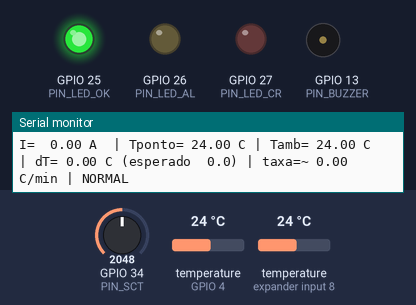
Recording of a sketch running on a simulated ESP32. Shown: output pins drawn as LEDs (lit = HIGH), buzzer (waves = sounding), the last lines printed to the serial monitor. Inputs (shaded band) come from the test bench; at power-on: temperature (sensors on GPIO 4, expander input 8) 24 °C, GPIO 34 (PIN_SCT) = 2048 (analog values on the 0–4095 scale). WiFi joins after 1.5 s; servers stay silent unless stated; random numbers use the default seed unless the sketch sets one; no MQTT or app messages arrive unless stated.

Above: at 1.5 s.
1.6 s: temperature (sensor on GPIO 4) set to 37.1 °C
4.5 s: temperature (sensor on GPIO 4) set to 38.1 °C
At 5.3 s:
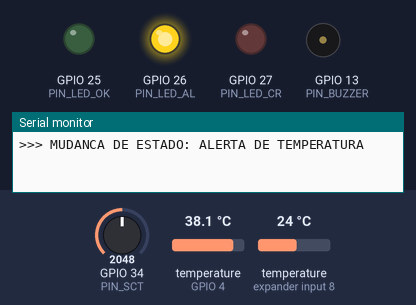
9.5 s: GPIO 34 (PIN_SCT) set to 2144
11.0 s: GPIO 34 (PIN_SCT) set to 2224
13.5 s: temperature (sensor on expander input 8) set to 12 °C
At 42.9 s:
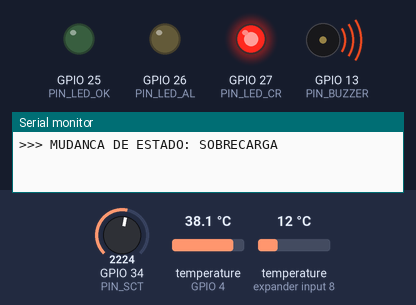
At 43.25 s:
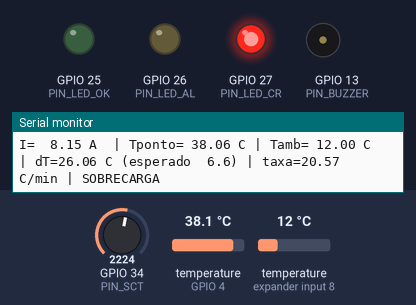
Timing chart, 0 to 44.0 s (numbered marks = the images above; inputs shaded):
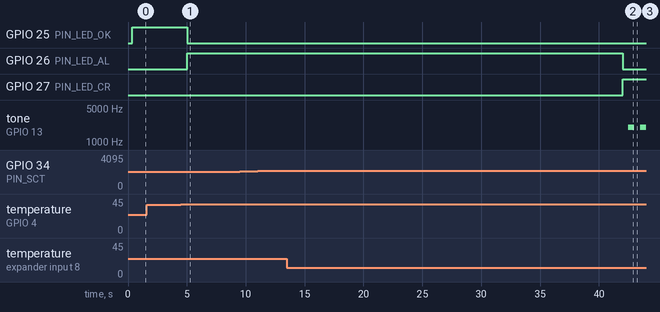

The sketch:

sketch.ino
```cpp
// =====================================================================
//  VoltGuard - firmware do prototipo (ESP32-DevKitC V4) - Rev. B
//  Monitoramento de corrente (SCT-013-030) e temperatura (2x DS18B20)
//
//  Bibliotecas (Gerenciador de Bibliotecas da Arduino IDE):
//    OneWire, DallasTemperature, PubSubClient (somente se USAR_MQTT = 1)
//  Placa: "ESP32 Dev Module" (pacote esp32 by Espressif Systems)
//
//  Ligacoes (ver desenho VG-DE-01):
//    GPIO34 <- R4 1k <- ponta (tip) do SCT; corpo (sleeve) do SCT -> VREF 1,32 V
//    GPIO4  <-> barramento OneWire (DS18B20 ponto + ambiente), pull-up 4,7k
//    GPIO25 LED verde | GPIO26 LED amarelo | GPIO27 LED vermelho
//    GPIO13 -> R 1k -> base do BC547 -> buzzer ativo 5 V
// =====================================================================
#include <OneWire.h>
#include <DallasTemperature.h>
#include "voltguard_core.h"

// ------------------------------ Opcoes de compilacao ------------------------------
#ifndef MODO_SIMULACAO
#define MODO_SIMULACAO 1  // 1 = Wokwi: potenciometro no GPIO34 define a corrente simulada
#endif
#ifndef USAR_MQTT
#define USAR_MQTT 1       // 1 = publica telemetria e alertas por Wi-Fi/MQTT
#endif

#if USAR_MQTT
#include <WiFi.h>
#include <PubSubClient.h>
const char* WIFI_SSID   = "Wokwi-GUEST";   // trocar pela rede local
const char* WIFI_SENHA  = "";
const char* MQTT_BROKER = "broker.hivemq.com";
const uint16_t MQTT_PORTA = 1883;
WiFiClient wifiCli;
PubSubClient mqtt(wifiCli);
char topicoBase[40];
#endif

// ------------------------------------ Pinos ------------------------------------
const int PIN_SCT    = 34;  // ADC1 - funciona com Wi-Fi ligado
const int PIN_1WIRE  = 4;   // GPIO2 evitado (strapping)
const int PIN_LED_OK = 25;
const int PIN_LED_AL = 26;
const int PIN_LED_CR = 27;
const int PIN_BUZZER = 13;

// ----------------------------- Aquisicao da corrente -----------------------------
const float    FREQ_REDE_HZ = 60.0f;   // rede brasileira
const int      CICLOS       = 10;      // janela de 10 ciclos = 166,7 ms
const uint32_t T_AMOSTRA_US = 200;     // 5 kSa/s
const int      N_AMOSTRAS   = (int)(CICLOS * 1e6f / FREQ_REDE_HZ / T_AMOSTRA_US);  // 833
uint16_t amostras[N_AMOSTRAS + 4];

vg::Config cfg;
vg::Diagnostico diag(cfg);
vg::Tendencia<32> tendDt;   // 32 pontos x 5 s = 160 s de janela

OneWire oneWire(PIN_1WIRE);
DallasTemperature ds(&oneWire);
DeviceAddress endPonto, endAmb;
bool temPonto = false, temAmb = false;
float tPonto = NAN, tAmb = NAN;
bool  tPontoOk = false, tAmbOk = false;

float iRms = 0;
bool  adcForaFaixa = false;
int   descartesIniciais = 3;   // aguarda estabilizar C1 e o calculo
vg::Saida ultima{};

// --------------------------------------------------------------------------------
#if MODO_SIMULACAO
// O Wokwi nao possui SCT. O potenciometro (0-3,3 V) define a corrente eficaz
// simulada (0 a 15 A) e o firmware sintetiza a senoide de 60 Hz que o SCT
// entregaria, passando-a pelo MESMO calculo RMS usado no prototipo real.
const float I_SIM_MAX_A = 15.0f;
const float VREF_SIM_mV = 1320.0f;
void adquireJanela() {
  uint32_t pot = analogReadMilliVolts(PIN_SCT);
  float iSet = I_SIM_MAX_A * (pot / 3300.0f);
  float amp = iSet * cfg.nEspiras / cfg.sctAmperePorVolt * 1000.0f * 1.41421f;
  for (int k = 0; k < N_AMOSTRAS; k++) {
    float t = k * T_AMOSTRA_US * 1e-6f;
    float v = VREF_SIM_mV + amp * sinf(2.0f * PI * FREQ_REDE_HZ * t) + (float)random(-3, 4);
    amostras[k] = (uint16_t)constrain(v, 0.0f, 3100.0f);
  }
}
#else
void adquireJanela() {
  uint32_t prox = micros();
  for (int k = 0; k < N_AMOSTRAS; k++) {
    while ((int32_t)(micros() - prox) < 0) { }
    amostras[k] = analogReadMilliVolts(PIN_SCT);  // usa calibracao de fabrica (eFuse)
    prox += T_AMOSTRA_US;
  }
}
#endif

void medeCorrente() {
  adquireJanela();
  vg::ResultadoRms r = vg::calculaRms(amostras, N_AMOSTRAS, cfg);
  if (descartesIniciais > 0) { descartesIniciais--; return; }
  iRms = r.iRmsA;
  adcForaFaixa = r.foraFaixa;
}

// ------------------------------- Temperatura -------------------------------
void imprimeEndereco(const DeviceAddress a) {
  for (int i = 0; i < 8; i++) { if (a[i] < 16) Serial.print('0'); Serial.print(a[i], HEX); }
}

void iniciaTemperatura() {
  ds.begin();
  int n = ds.getDeviceCount();
  Serial.printf("DS18B20 encontrados: %d\n", n);
  // Convencao: indice 0 = ponto monitorado, indice 1 = ambiente.
  // Se ficar invertido, troque os cabos ou inverta os indices abaixo.
  temPonto = ds.getAddress(endPonto, 0);
  temAmb   = ds.getAddress(endAmb, 1);
  if (temPonto) { Serial.print("  ponto   : "); imprimeEndereco(endPonto); Serial.println(); ds.setResolution(endPonto, 12); }
  if (temAmb)   { Serial.print("  ambiente: "); imprimeEndereco(endAmb);   Serial.println(); ds.setResolution(endAmb, 12); }
  ds.setWaitForConversion(false);  // conversao de 750 ms sem bloquear o loop
  ds.requestTemperatures();
}

void leTemperaturas() {
  if (temPonto) {
    float v = ds.getTempC(endPonto);
    tPontoOk = vg::temperaturaValida(v, tPonto, !isnan(tPonto));
    if (tPontoOk) tPonto = v;
  } else tPontoOk = false;
  if (temAmb) {
    float v = ds.getTempC(endAmb);
    tAmbOk = vg::temperaturaValida(v, tAmb, !isnan(tAmb));
    if (tAmbOk) tAmb = v;
  } else tAmbOk = false;
  ds.requestTemperatures();  // pede a proxima conversao
}

// ------------------------------- Sinalizacao -------------------------------
void sinaliza(vg::Estado e, uint32_t agora) {
  uint8_t sev = vg::severidade(e);
  bool pisca = (agora / 500) % 2;
  digitalWrite(PIN_LED_OK, sev == 0);
  digitalWrite(PIN_LED_AL, sev == 1 || (sev == 3 && pisca));
  digitalWrite(PIN_LED_CR, sev == 2);
  bool bip = (sev == 2) && pisca;
#if MODO_SIMULACAO
  if (bip) tone(PIN_BUZZER, 2000); else noTone(PIN_BUZZER);
#else
  digitalWrite(PIN_BUZZER, bip);   // buzzer ativo via transistor
#endif
}

// ----------------------------------- MQTT -----------------------------------
#if USAR_MQTT
void cuidaRede(uint32_t agora) {
  static uint32_t tTentativa = 0;
  if (WiFi.status() != WL_CONNECTED) {
    if (agora - tTentativa > 10000) { tTentativa = agora; WiFi.begin(WIFI_SSID, WIFI_SENHA); }
    return;
  }
  if (!mqtt.connected()) {
    if (agora - tTentativa > 5000) {
      tTentativa = agora;
      char id[24]; snprintf(id, sizeof id, "voltguard-%06lX", (unsigned long)(ESP.getEfuseMac() & 0xFFFFFF));
      mqtt.connect(id);
    }
    return;
  }
  mqtt.loop();
}
void publica(const vg::Saida& s, bool alerta) {
  if (!mqtt.connected()) return;
  char js[200], top[64];
  snprintf(js, sizeof js,
           "{\"i\":%.2f,\"tp\":%.2f,\"ta\":%.2f,\"dt\":%.2f,\"estado\":\"%s\",\"sev\":%u}",
           iRms, tPonto, tAmb, s.dtC, vg::nomeEstado(s.estado), vg::severidade(s.estado));
  snprintf(top, sizeof top, "%s/%s", topicoBase, alerta ? "alerta" : "telemetria");
  mqtt.publish(top, js, alerta);
}
#endif

// --------------------------------- setup/loop ---------------------------------
void setup() {
  Serial.begin(115200);
  delay(300);  // C1 (10 uF) carrega em ~250 ms
  Serial.println("\nVoltGuard Rev. B");
  pinMode(PIN_LED_OK, OUTPUT); pinMode(PIN_LED_AL, OUTPUT);
  pinMode(PIN_LED_CR, OUTPUT); pinMode(PIN_BUZZER, OUTPUT);
  analogReadResolution(12);
  analogSetPinAttenuation(PIN_SCT, ADC_11db);
  iniciaTemperatura();
  Serial.printf("Janela: %d amostras (%d ciclos de %.0f Hz)\n", N_AMOSTRAS, CICLOS, FREQ_REDE_HZ);
  Serial.printf("Limites: I=%.1f A | dT=%.1f C | Tabs=%.1f C | taxa=%.1f C/min | k=%.3f C/A2\n",
                cfg.iLimiteA, cfg.dtLimiteC, cfg.tAbsMaxC, cfg.taxaLimiteCmin, cfg.kTermico);
#if USAR_MQTT
  snprintf(topicoBase, sizeof topicoBase, "voltguard/%06lX", (unsigned long)(ESP.getEfuseMac() & 0xFFFFFF));
  mqtt.setServer(MQTT_BROKER, MQTT_PORTA);
  WiFi.mode(WIFI_STA);
  WiFi.begin(WIFI_SSID, WIFI_SENHA);
  Serial.printf("MQTT: topico %s/telemetria e %s/alerta\n", topicoBase, topicoBase);
#endif
}

void loop() {
  static uint32_t tCorr = 0, tTemp = 0, tTend = 0, tDiag = 0, tPub = 0;
  uint32_t agora = millis();

  if (agora - tCorr >= 500)  { tCorr = agora; medeCorrente(); }
  if (agora - tTemp >= 1000) { tTemp = agora; leTemperaturas(); }
  if (agora - tTend >= 5000 && tPontoOk && tAmbOk) { tTend = agora; tendDt.adiciona(agora, tPonto - tAmb); }

  if (agora - tDiag >= 1000) {
    tDiag = agora;
    bool taxaOk; float taxa = tendDt.porMinuto(taxaOk);
    vg::Entradas e{agora, iRms, tPonto, tAmb, taxa, taxaOk, tPontoOk && tAmbOk};
    ultima = diag.atualiza(e);

    Serial.printf("I=%6.2f A%s | Tponto=%6.2f C | Tamb=%6.2f C | dT=%5.2f C (esperado %4.1f) | taxa=%s%5.2f C/min | %s\n",
                  iRms, adcForaFaixa ? "*" : " ", tPonto, tAmb, ultima.dtC, ultima.dtEsperadoC,
                  taxaOk ? "" : "~", taxa, vg::nomeEstado(ultima.estado));
    if (adcForaFaixa) Serial.println("  * sinal fora da faixa linear do ADC: corrente subestimada");
    if (ultima.mudou) Serial.printf(">>> MUDANCA DE ESTADO: %s\n", vg::nomeEstado(ultima.estado));
#if USAR_MQTT
    if (ultima.mudou) publica(ultima, true);
#endif
  }
#if USAR_MQTT
  cuidaRede(agora);
  if (agora - tPub >= 5000) { tPub = agora; publica(ultima, false); }
#else
  (void)tPub;
#endif
  sinaliza(ultima.estado, agora);
}
```

Source omitted: voltguard_core.h (10352 bytes)

Measured:
- the behaviour switches between 37.6 and 37.7 °C on temperature (sensor on GPIO 4) (found by bisection; images 0 and 1)
- after the input at 4.5 s, GPIO 25 (PIN_LED_OK): HIGH → LOW after 0.54 s; GPIO 26 (PIN_LED_AL): LOW → HIGH after 0.54 s
- after the input at 13.5 s, GPIO 26 (PIN_LED_AL): HIGH → LOW after 28.5 s; GPIO 27 (PIN_LED_CR): LOW → HIGH after 28.5 s; tone on GPIO 13 (PIN_BUZZER): silent → 2000 Hz after 29.0 s, → silent 0.50 s later, → 2000 Hz 0.50 s later
